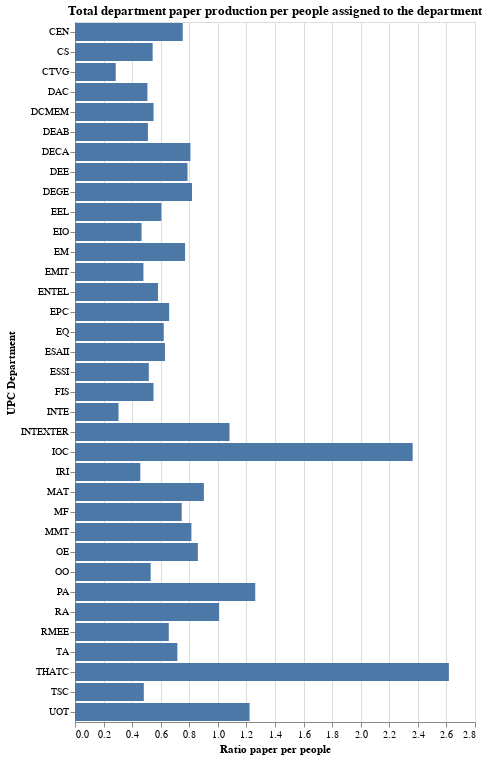

Here is the notebook cell this chart was saved with:
### Markdown cell above
We can observe that letters are hard to read in a horizontal axis, so we will put the departments in the vertical axis and see if it looks better. We observe that the decision of taking acronyms instead of the whole name leads to less cluttering and a better identification.

### Code cell
alt.Chart(df4_complete).mark_bar().encode(
    x=alt.X('RATIO_PAPERS_PER_PEOPLE:Q', title='Ratio paper per people'),
    y=alt.Y('DEPARTAMENT UPC ACRO:N', title='UPC Department', sort='y')
).properties (
    title="Total department paper production per people assigned to the department"
)

### Figure 1 — Vega-Lite specification as saved in the notebook (floating-point values rounded to 4 significant figures)
{"config": {"view": {"continuousWidth": 400, "continuousHeight": 300}}, "data": {"name": "data-e87f58eb182ac3e7aad57ba41212a17b"}, "mark": "bar", "encoding": {"x": {"field": "RATIO_PAPERS_PER_PEOPLE", "title": "Ratio paper per people", "type": "quantitative"}, "y": {"field": "DEPARTAMENT UPC ACRO", "sort": "y", "title": "UPC Department", "type": "nominal"}}, "title": "Total department paper production per people assigned to the department", "$schema": "https://vega.github.io/schema/vega-lite/v4.17.0.json", "datasets": {"data-e87f58eb182ac3e7aad57ba41212a17b": [{"index": 0, "DEPARTAMENT UPC ACRO": "CEN", "COUNT_PAPERS": 187, "COUNT_PEOPLE": 248, "RATIO_PAPERS_PER_PEOPLE": 0.754}, {"index": 1, "DEPARTAMENT UPC ACRO": "CS", "COUNT_PAPERS": 1089, "COUNT_PEOPLE": 2004, "RATIO_PAPERS_PER_PEOPLE": 0.5434}, {"index": 2, "DEPARTAMENT UPC ACRO": "CTVG", "COUNT_PAPERS": 150, "COUNT_PEOPLE": 526, "RATIO_PAPERS_PER_PEOPLE": 0.2852}, {"index": 3, "DEPARTAMENT UPC ACRO": "DAC", "COUNT_PAPERS": 1205, "COUNT_PEOPLE": 2377, "RATIO_PAPERS_PER_PEOPLE": 0.5069}, {"index": 4, "DEPARTAMENT UPC ACRO": "DCMEM", "COUNT_PAPERS": 1839, "COUNT_PEOPLE": 3345, "RATIO_PAPERS_PER_PEOPLE": 0.5498}, {"index": 5, "DEPARTAMENT UPC ACRO": "DEAB", "COUNT_PAPERS": 783, "COUNT_PEOPLE": 1534, "RATIO_PAPERS_PER_PEOPLE": 0.5104}, {"index": 6, "DEPARTAMENT UPC ACRO": "DECA", "COUNT_PAPERS": 4721, "COUNT_PEOPLE": 5842, "RATIO_PAPERS_PER_PEOPLE": 0.8081}, {"index": 7, "DEPARTAMENT UPC ACRO": "DEE", "COUNT_PAPERS": 1031, "COUNT_PEOPLE": 1309, "RATIO_PAPERS_PER_PEOPLE": 0.7876}, {"index": 8, "DEPARTAMENT UPC ACRO": "DEGE", "COUNT_PAPERS": 462, "COUNT_PEOPLE": 564, "RATIO_PAPERS_PER_PEOPLE": 0.8191}, {"index": 9, "DEPARTAMENT UPC ACRO": "EEL", "COUNT_PAPERS": 1902, "COUNT_PEOPLE": 3147, "RATIO_PAPERS_PER_PEOPLE": 0.6044}, {"index": 10, "DEPARTAMENT UPC ACRO": "EIO", "COUNT_PAPERS": 798, "COUNT_PEOPLE": 1713, "RATIO_PAPERS_PER_PEOPLE": 0.4658}, {"index": 11, "DEPARTAMENT UPC ACRO": "EM", "COUNT_PAPERS": 611, "COUNT_PEOPLE": 793, "RATIO_PAPERS_PER_PEOPLE": 0.7705}, {"index": 12, "DEPARTAMENT UPC ACRO": "EMIT", "COUNT_PAPERS": 537, "COUNT_PEOPLE": 1121, "RATIO_PAPERS_PER_PEOPLE": 0.479}, {"index": 13, "DEPARTAMENT UPC ACRO": "ENTEL", "COUNT_PAPERS": 553, "COUNT_PEOPLE": 952, "RATIO_PAPERS_PER_PEOPLE": 0.5809}, {"index": 14, "DEPARTAMENT UPC ACRO": "EPC", "COUNT_PAPERS": 645, "COUNT_PEOPLE": 979, "RATIO_PAPERS_PER_PEOPLE": 0.6588}, {"index": 15, "DEPARTAMENT UPC ACRO": "EQ", "COUNT_PAPERS": 2589, "COUNT_PEOPLE": 4167, "RATIO_PAPERS_PER_PEOPLE": 0.6213}, {"index": 16, "DEPARTAMENT UPC ACRO": "ESAII", "COUNT_PAPERS": 1503, "COUNT_PEOPLE": 2386, "RATIO_PAPERS_PER_PEOPLE": 0.6299}, {"index": 17, "DEPARTAMENT UPC ACRO": "ESSI", "COUNT_PAPERS": 262, "COUNT_PEOPLE": 507, "RATIO_PAPERS_PER_PEOPLE": 0.5168}, {"index": 18, "DEPARTAMENT UPC ACRO": "FIS", "COUNT_PAPERS": 3183, "COUNT_PEOPLE": 5792, "RATIO_PAPERS_PER_PEOPLE": 0.5496}, {"index": 19, "DEPARTAMENT UPC ACRO": "INTE", "COUNT_PAPERS": 110, "COUNT_PEOPLE": 361, "RATIO_PAPERS_PER_PEOPLE": 0.3047}, {"index": 20, "DEPARTAMENT UPC ACRO": "INTEXTER", "COUNT_PAPERS": 53, "COUNT_PEOPLE": 49, "RATIO_PAPERS_PER_PEOPLE": 1.082}, {"index": 21, "DEPARTAMENT UPC ACRO": "IOC", "COUNT_PAPERS": 52, "COUNT_PEOPLE": 22, "RATIO_PAPERS_PER_PEOPLE": 2.364}, {"index": 22, "DEPARTAMENT UPC ACRO": "IRI", "COUNT_PAPERS": 236, "COUNT_PEOPLE": 516, "RATIO_PAPERS_PER_PEOPLE": 0.4574}, {"index": 23, "DEPARTAMENT UPC ACRO": "MAT", "COUNT_PAPERS": 3524, "COUNT_PEOPLE": 3906, "RATIO_PAPERS_PER_PEOPLE": 0.9022}, {"index": 24, "DEPARTAMENT UPC ACRO": "MF", "COUNT_PAPERS": 552, "COUNT_PEOPLE": 739, "RATIO_PAPERS_PER_PEOPLE": 0.747}, {"index": 25, "DEPARTAMENT UPC ACRO": "MMT", "COUNT_PAPERS": 572, "COUNT_PEOPLE": 702, "RATIO_PAPERS_PER_PEOPLE": 0.8148}, {"index": 26, "DEPARTAMENT UPC ACRO": "OE", "COUNT_PAPERS": 904, "COUNT_PEOPLE": 1051, "RATIO_PAPERS_PER_PEOPLE": 0.8601}, {"index": 27, "DEPARTAMENT UPC ACRO": "OO", "COUNT_PAPERS": 436, "COUNT_PEOPLE": 823, "RATIO_PAPERS_PER_PEOPLE": 0.5298}, {"index": 28, "DEPARTAMENT UPC ACRO": "PA", "COUNT_PAPERS": 564, "COUNT_PEOPLE": 447, "RATIO_PAPERS_PER_PEOPLE": 1.262}, {"index": 29, "DEPARTAMENT UPC ACRO": "RA", "COUNT_PAPERS": 225, "COUNT_PEOPLE": 223, "RATIO_PAPERS_PER_PEOPLE": 1.009}, {"index": 30, "DEPARTAMENT UPC ACRO": "RMEE", "COUNT_PAPERS": 411, "COUNT_PEOPLE": 626, "RATIO_PAPERS_PER_PEOPLE": 0.6565}, {"index": 31, "DEPARTAMENT UPC ACRO": "TA", "COUNT_PAPERS": 920, "COUNT_PEOPLE": 1284, "RATIO_PAPERS_PER_PEOPLE": 0.7165}, {"index": 32, "DEPARTAMENT UPC ACRO": "THATC", "COUNT_PAPERS": 704, "COUNT_PEOPLE": 269, "RATIO_PAPERS_PER_PEOPLE": 2.617}, {"index": 33, "DEPARTAMENT UPC ACRO": "TSC", "COUNT_PAPERS": 1867, "COUNT_PEOPLE": 3876, "RATIO_PAPERS_PER_PEOPLE": 0.4817}, {"index": 34, "DEPARTAMENT UPC ACRO": "UOT", "COUNT_PAPERS": 578, "COUNT_PEOPLE": 473, "RATIO_PAPERS_PER_PEOPLE": 1.222}]}}
